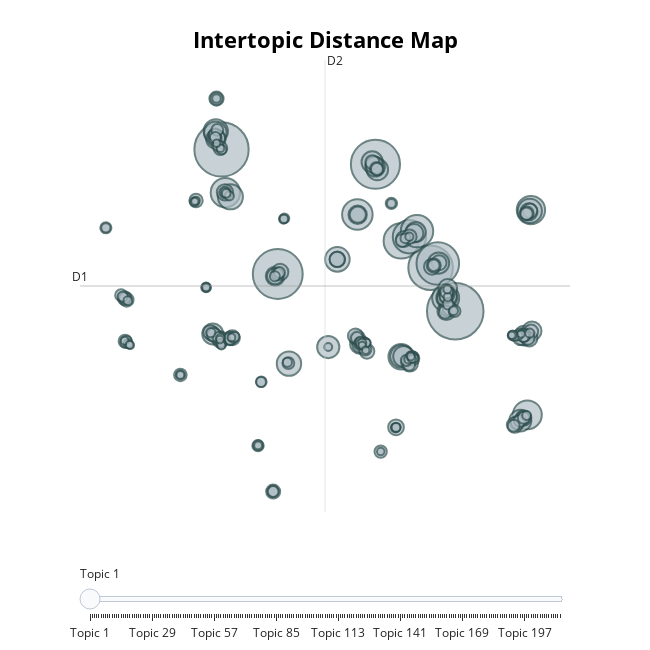

The notebook cell saved with this chart:
### Code cell
topic_model.visualize_topics()

### Figure 1 — Plotly figure (JSON) as saved in the notebook; plotly's stock layout.template omitted (floating-point values rounded to 4 significant figures; data arrays with more than 128 entries replaced by an {"elided": "..."} marker saying what was removed)
{"data": [{"customdata": {"elided": "213x3 mixed values"}, "hovertemplate": "<b>Topic %{customdata[0]}</b><br>Words: %{customdata[1]}<br>Size: %{customdata[2]}", "legendgroup": "", "marker": {"color": "#B0BEC5", "line": {"color": "DarkSlateGrey", "width": 2}, "size": {"elided": "213 int values"}, "sizemode": "area", "sizeref": 0.3563, "symbol": "circle"}, "mode": "markers", "name": "", "orientation": "v", "showlegend": false, "type": "scatter", "x": {"elided": "213 float values"}, "xaxis": "x", "y": {"elided": "213 float values"}, "yaxis": "y"}], "layout": {"annotations": [{"showarrow": false, "text": "D1", "x": -13.52, "y": 5.83, "yshift": 10}, {"showarrow": false, "text": "D2", "x": 3.18, "xshift": 10, "y": 24.71}], "height": 650, "hoverlabel": {"bgcolor": "white", "font": {"family": "Rockwell", "size": 16}}, "legend": {"itemsizing": "constant", "tracegroupgap": 0}, "margin": {"t": 60}, "shapes": [{"line": {"color": "#CFD8DC", "width": 2}, "type": "line", "x0": 3.18, "x1": 3.18, "y0": -13.05, "y1": 24.71}, {"line": {"color": "#9E9E9E", "width": 2}, "type": "line", "x0": -13.52, "x1": 19.88, "y0": 5.83, "y1": 5.83}], "sliders": [{"active": 0, "pad": {"t": 50}, "steps": [{"args": [{"marker.color": {"elided": "1x213 str values"}}], "label": "Topic 1", "method": "update"}, {"args": [{"marker.color": {"elided": "1x213 str values"}}], "label": "Topic 2", "method": "update"}, {"args": [{"marker.color": {"elided": "1x213 str values"}}], "label": "Topic 3", "method": "update"}, {"args": [{"marker.color": {"elided": "1x213 str values"}}], "label": "Topic 4", "method": "update"}, {"args": [{"marker.color": {"elided": "1x213 str values"}}], "label": "Topic 5", "method": "update"}, {"args": [{"marker.color": {"elided": "1x213 str values"}}], "label": "Topic 6", "method": "update"}, {"args": [{"marker.color": {"elided": "1x213 str values"}}], "label": "Topic 7", "method": "update"}, {"args": [{"marker.color": {"elided": "1x213 str values"}}], "label": "Topic 8", "method": "update"}, {"args": [{"marker.color": {"elided": "1x213 str values"}}], "label": "Topic 9", "method": "update"}, {"args": [{"marker.color": {"elided": "1x213 str values"}}], "label": "Topic 10", "method": "update"}, {"args": [{"marker.color": {"elided": "1x213 str values"}}], "label": "Topic 11", "method": "update"}, {"args": [{"marker.color": {"elided": "1x213 str values"}}], "label": "Topic 12", "method": "update"}, {"args": [{"marker.color": {"elided": "1x213 str values"}}], "label": "Topic 13", "method": "update"}, {"args": [{"marker.color": {"elided": "1x213 str values"}}], "label": "Topic 14", "method": "update"}, {"args": [{"marker.color": {"elided": "1x213 str values"}}], "label": "Topic 15", "method": "update"}, {"args": [{"marker.color": {"elided": "1x213 str values"}}], "label": "Topic 16", "method": "update"}, {"args": [{"marker.color": {"elided": "1x213 str values"}}], "label": "Topic 17", "method": "update"}, {"args": [{"marker.color": {"elided": "1x213 str values"}}], "label": "Topic 18", "method": "update"}, {"args": [{"marker.color": {"elided": "1x213 str values"}}], "label": "Topic 19", "method": "update"}, {"args": [{"marker.color": {"elided": "1x213 str values"}}], "label": "Topic 20", "method": "update"}, {"args": [{"marker.color": {"elided": "1x213 str values"}}], "label": "Topic 21", "method": "update"}, {"args": [{"marker.color": {"elided": "1x213 str values"}}], "label": "Topic 22", "method": "update"}, {"args": [{"marker.color": {"elided": "1x213 str values"}}], "label": "Topic 23", "method": "update"}, {"args": [{"marker.color": {"elided": "1x213 str values"}}], "label": "Topic 24", "method": "update"}, {"args": [{"marker.color": {"elided": "1x213 str values"}}], "label": "Topic 25", "method": "update"}, {"args": [{"marker.color": {"elided": "1x213 str values"}}], "label": "Topic 26", "method": "update"}, {"args": [{"marker.color": {"elided": "1x213 str values"}}], "label": "Topic 27", "method": "update"}, {"args": [{"marker.color": {"elided": "1x213 str values"}}], "label": "Topic 28", "method": "update"}, {"args": [{"marker.color": {"elided": "1x213 str values"}}], "label": "Topic 29", "method": "update"}, {"args": [{"marker.color": {"elided": "1x213 str values"}}], "label": "Topic 30", "method": "update"}, {"args": [{"marker.color": {"elided": "1x213 str values"}}], "label": "Topic 31", "method": "update"}, {"args": [{"marker.color": {"elided": "1x213 str values"}}], "label": "Topic 32", "method": "update"}, {"args": [{"marker.color": {"elided": "1x213 str values"}}], "label": "Topic 33", "method": "update"}, {"args": [{"marker.color": {"elided": "1x213 str values"}}], "label": "Topic 34", "method": "update"}, {"args": [{"marker.color": {"elided": "1x213 str values"}}], "label": "Topic 35", "method": "update"}, {"args": [{"marker.color": {"elided": "1x213 str values"}}], "label": "Topic 36", "method": "update"}, {"args": [{"marker.color": {"elided": "1x213 str values"}}], "label": "Topic 37", "method": "update"}, {"args": [{"marker.color": {"elided": "1x213 str values"}}], "label": "Topic 38", "method": "update"}, {"args": [{"marker.color": {"elided": "1x213 str values"}}], "label": "Topic 39", "method": "update"}, {"args": [{"marker.color": {"elided": "1x213 str values"}}], "label": "Topic 40", "method": "update"}, {"args": [{"marker.color": {"elided": "1x213 str values"}}], "label": "Topic 41", "method": "update"}, {"args": [{"marker.color": {"elided": "1x213 str values"}}], "label": "Topic 42", "method": "update"}, {"args": [{"marker.color": {"elided": "1x213 str values"}}], "label": "Topic 43", "method": "update"}, {"args": [{"marker.color": {"elided": "1x213 str values"}}], "label": "Topic 44", "method": "update"}, {"args": [{"marker.color": {"elided": "1x213 str values"}}], "label": "Topic 45", "method": "update"}, {"args": [{"marker.color": {"elided": "1x213 str values"}}], "label": "Topic 46", "method": "update"}, {"args": [{"marker.color": {"elided": "1x213 str values"}}], "label": "Topic 47", "method": "update"}, {"args": [{"marker.color": {"elided": "1x213 str values"}}], "label": "Topic 48", "method": "update"}, {"args": [{"marker.color": {"elided": "1x213 str values"}}], "label": "Topic 49", "method": "update"}, {"args": [{"marker.color": {"elided": "1x213 str values"}}], "label": "Topic 50", "method": "update"}, {"args": [{"marker.color": {"elided": "1x213 str values"}}], "label": "Topic 51", "method": "update"}, {"args": [{"marker.color": {"elided": "1x213 str values"}}], "label": "Topic 52", "method": "update"}, {"args": [{"marker.color": {"elided": "1x213 str values"}}], "label": "Topic 53", "method": "update"}, {"args": [{"marker.color": {"elided": "1x213 str values"}}], "label": "Topic 54", "method": "update"}, {"args": [{"marker.color": {"elided": "1x213 str values"}}], "label": "Topic 55", "method": "update"}, {"args": [{"marker.color": {"elided": "1x213 str values"}}], "label": "Topic 56", "method": "update"}, {"args": [{"marker.color": {"elided": "1x213 str values"}}], "label": "Topic 57", "method": "update"}, {"args": [{"marker.color": {"elided": "1x213 str values"}}], "label": "Topic 58", "method": "update"}, {"args": [{"marker.color": {"elided": "1x213 str values"}}], "label": "Topic 59", "method": "update"}, {"args": [{"marker.color": {"elided": "1x213 str values"}}], "label": "Topic 60", "method": "update"}, {"args": [{"marker.color": {"elided": "1x213 str values"}}], "label": "Topic 61", "method": "update"}, {"args": [{"marker.color": {"elided": "1x213 str values"}}], "label": "Topic 62", "method": "update"}, {"args": [{"marker.color": {"elided": "1x213 str values"}}], "label": "Topic 63", "method": "update"}, {"args": [{"marker.color": {"elided": "1x213 str values"}}], "label": "Topic 64", "method": "update"}, {"args": [{"marker.color": {"elided": "1x213 str values"}}], "label": "Topic 65", "method": "update"}, {"args": [{"marker.color": {"elided": "1x213 str values"}}], "label": "Topic 66", "method": "update"}, {"args": [{"marker.color": {"elided": "1x213 str values"}}], "label": "Topic 67", "method": "update"}, {"args": [{"marker.color": {"elided": "1x213 str values"}}], "label": "Topic 68", "method": "update"}, {"args": [{"marker.color": {"elided": "1x213 str values"}}], "label": "Topic 69", "method": "update"}, {"args": [{"marker.color": {"elided": "1x213 str values"}}], "label": "Topic 70", "method": "update"}, {"args": [{"marker.color": {"elided": "1x213 str values"}}], "label": "Topic 71", "method": "update"}, {"args": [{"marker.color": {"elided": "1x213 str values"}}], "label": "Topic 72", "method": "update"}, {"args": [{"marker.color": {"elided": "1x213 str values"}}], "label": "Topic 73", "method": "update"}, {"args": [{"marker.color": {"elided": "1x213 str values"}}], "label": "Topic 74", "method": "update"}, {"args": [{"marker.color": {"elided": "1x213 str values"}}], "label": "Topic 75", "method": "update"}, {"args": [{"marker.color": {"elided": "1x213 str values"}}], "label": "Topic 76", "method": "update"}, {"args": [{"marker.color": {"elided": "1x213 str values"}}], "label": "Topic 77", "method": "update"}, {"args": [{"marker.color": {"elided": "1x213 str values"}}], "label": "Topic 78", "method": "update"}, {"args": [{"marker.color": {"elided": "1x213 str values"}}], "label": "Topic 79", "method": "update"}, {"args": [{"marker.color": {"elided": "1x213 str values"}}], "label": "Topic 80", "method": "update"}, {"args": [{"marker.color": {"elided": "1x213 str values"}}], "label": "Topic 81", "method": "update"}, {"args": [{"marker.color": {"elided": "1x213 str values"}}], "label": "Topic 82", "method": "update"}, {"args": [{"marker.color": {"elided": "1x213 str values"}}], "label": "Topic 83", "method": "update"}, {"args": [{"marker.color": {"elided": "1x213 str values"}}], "label": "Topic 84", "method": "update"}, {"args": [{"marker.color": {"elided": "1x213 str values"}}], "label": "Topic 85", "method": "update"}, {"args": [{"marker.color": {"elided": "1x213 str values"}}], "label": "Topic 86", "method": "update"}, {"args": [{"marker.color": {"elided": "1x213 str values"}}], "label": "Topic 87", "method": "update"}, {"args": [{"marker.color": {"elided": "1x213 str values"}}], "label": "Topic 88", "method": "update"}, {"args": [{"marker.color": {"elided": "1x213 str values"}}], "label": "Topic 89", "method": "update"}, {"args": [{"marker.color": {"elided": "1x213 str values"}}], "label": "Topic 90", "method": "update"}, {"args": [{"marker.color": {"elided": "1x213 str values"}}], "label": "Topic 91", "method": "update"}, {"args": [{"marker.color": {"elided": "1x213 str values"}}], "label": "Topic 92", "method": "update"}, {"args": [{"marker.color": {"elided": "1x213 str values"}}], "label": "Topic 93", "method": "update"}, {"args": [{"marker.color": {"elided": "1x213 str values"}}], "label": "Topic 94", "method": "update"}, {"args": [{"marker.color": {"elided": "1x213 str values"}}], "label": "Topic 95", "method": "update"}, {"args": [{"marker.color": {"elided": "1x213 str values"}}], "label": "Topic 96", "method": "update"}, {"args": [{"marker.color": {"elided": "1x213 str values"}}], "label": "Topic 97", "method": "update"}, {"args": [{"marker.color": {"elided": "1x213 str values"}}], "label": "Topic 98", "method": "update"}, {"args": [{"marker.color": {"elided": "1x213 str values"}}], "label": "Topic 99", "method": "update"}, {"args": [{"marker.color": {"elided": "1x213 str values"}}], "label": "Topic 100", "method": "update"}, {"args": [{"marker.color": {"elided": "1x213 str values"}}], "label": "Topic 101", "method": "update"}, {"args": [{"marker.color": {"elided": "1x213 str values"}}], "label": "Topic 102", "method": "update"}, {"args": [{"marker.color": {"elided": "1x213 str values"}}], "label": "Topic 103", "method": "update"}, {"args": [{"marker.color": {"elided": "1x213 str values"}}], "label": "Topic 104", "method": "update"}, {"args": [{"marker.color": {"elided": "1x213 str values"}}], "label": "Topic 105", "method": "update"}, {"args": [{"marker.color": {"elided": "1x213 str values"}}], "label": "Topic 106", "method": "update"}, {"args": [{"marker.color": {"elided": "1x213 str values"}}], "label": "Topic 107", "method": "update"}, {"args": [{"marker.color": {"elided": "1x213 str values"}}], "label": "Topic 108", "method": "update"}, {"args": [{"marker.color": {"elided": "1x213 str values"}}], "label": "Topic 109", "method": "update"}, {"args": [{"marker.color": {"elided": "1x213 str values"}}], "label": "Topic 110", "method": "update"}, {"args": [{"marker.color": {"elided": "1x213 str values"}}], "label": "Topic 111", "method": "update"}, {"args": [{"marker.color": {"elided": "1x213 str values"}}], "label": "Topic 112", "method": "update"}, {"args": [{"marker.color": {"elided": "1x213 str values"}}], "label": "Topic 113", "method": "update"}, {"args": [{"marker.color": {"elided": "1x213 str values"}}], "label": "Topic 114", "method": "update"}, {"args": [{"marker.color": {"elided": "1x213 str values"}}], "label": "Topic 115", "method": "update"}, {"args": [{"marker.color": {"elided": "1x213 str values"}}], "label": "Topic 116", "method": "update"}, {"args": [{"marker.color": {"elided": "1x213 str values"}}], "label": "Topic 117", "method": "update"}, {"args": [{"marker.color": {"elided": "1x213 str values"}}], "label": "Topic 118", "method": "update"}, {"args": [{"marker.color": {"elided": "1x213 str values"}}], "label": "Topic 119", "method": "update"}, {"args": [{"marker.color": {"elided": "1x213 str values"}}], "label": "Topic 120", "method": "update"}, {"args": [{"marker.color": {"elided": "1x213 str values"}}], "label": "Topic 121", "method": "update"}, {"args": [{"marker.color": {"elided": "1x213 str values"}}], "label": "Topic 122", "method": "update"}, {"args": [{"marker.color": {"elided": "1x213 str values"}}], "label": "Topic 123", "method": "update"}, {"args": [{"marker.color": {"elided": "1x213 str values"}}], "label": "Topic 124", "method": "update"}, {"args": [{"marker.color": {"elided": "1x213 str values"}}], "label": "Topic 125", "method": "update"}, {"args": [{"marker.color": {"elided": "1x213 str values"}}], "label": "Topic 126", "method": "update"}, {"args": [{"marker.color": {"elided": "1x213 str values"}}], "label": "Topic 127", "method": "update"}, {"args": [{"marker.color": {"elided": "1x213 str values"}}], "label": "Topic 128", "method": "update"}, {"args": [{"marker.color": {"elided": "1x213 str values"}}], "label": "Topic 129", "method": "update"}, {"args": [{"marker.color": {"elided": "1x213 str values"}}], "label": "Topic 130", "method": "update"}, {"args": [{"marker.color": {"elided": "1x213 str values"}}], "label": "Topic 131", "method": "update"}, {"args": [{"marker.color": {"elided": "1x213 str values"}}], "label": "Topic 132", "method": "update"}, {"args": [{"marker.color": {"elided": "1x213 str values"}}], "label": "Topic 133", "method": "update"}, {"args": [{"marker.color": {"elided": "1x213 str values"}}], "label": "Topic 134", "method": "update"}, {"args": [{"marker.color": {"elided": "1x213 str values"}}], "label": "Topic 135", "method": "update"}, {"args": [{"marker.color": {"elided": "1x213 str values"}}], "label": "Topic 136", "method": "update"}, {"args": [{"marker.color": {"elided": "1x213 str values"}}], "label": "Topic 137", "method": "update"}, {"args": [{"marker.color": {"elided": "1x213 str values"}}], "label": "Topic 138", "method": "update"}, {"args": [{"marker.color": {"elided": "1x213 str values"}}], "label": "Topic 139", "method": "update"}, {"args": [{"marker.color": {"elided": "1x213 str values"}}], "label": "Topic 140", "method": "update"}, {"args": [{"marker.color": {"elided": "1x213 str values"}}], "label": "Topic 141", "method": "update"}, {"args": [{"marker.color": {"elided": "1x213 str values"}}], "label": "Topic 142", "method": "update"}, {"args": [{"marker.color": {"elided": "1x213 str values"}}], "label": "Topic 143", "method": "update"}, {"args": [{"marker.color": {"elided": "1x213 str values"}}], "label": "Topic 144", "method": "update"}, {"args": [{"marker.color": {"elided": "1x213 str values"}}], "label": "Topic 145", "method": "update"}, {"args": [{"marker.color": {"elided": "1x213 str values"}}], "label": "Topic 146", "method": "update"}, {"args": [{"marker.color": {"elided": "1x213 str values"}}], "label": "Topic 147", "method": "update"}, {"args": [{"marker.color": {"elided": "1x213 str values"}}], "label": "Topic 148", "method": "update"}, {"args": [{"marker.color": {"elided": "1x213 str values"}}], "label": "Topic 149", "method": "update"}, {"args": [{"marker.color": {"elided": "1x213 str values"}}], "label": "Topic 150", "method": "update"}, {"args": [{"marker.color": {"elided": "1x213 str values"}}], "label": "Topic 151", "method": "update"}, {"args": [{"marker.color": {"elided": "1x213 str values"}}], "label": "Topic 152", "method": "update"}, {"args": [{"marker.color": {"elided": "1x213 str values"}}], "label": "Topic 153", "method": "update"}, {"args": [{"marker.color": {"elided": "1x213 str values"}}], "label": "Topic 154", "method": "update"}, {"args": [{"marker.color": {"elided": "1x213 str values"}}], "label": "Topic 155", "method": "update"}, {"args": [{"marker.color": {"elided": "1x213 str values"}}], "label": "Topic 156", "method": "update"}, {"args": [{"marker.color": {"elided": "1x213 str values"}}], "label": "Topic 157", "method": "update"}, {"args": [{"marker.color": {"elided": "1x213 str values"}}], "label": "Topic 158", "method": "update"}, {"args": [{"marker.color": {"elided": "1x213 str values"}}], "label": "Topic 159", "method": "update"}, {"args": [{"marker.color": {"elided": "1x213 str values"}}], "label": "Topic 160", "method": "update"}, {"args": [{"marker.color": {"elided": "1x213 str values"}}], "label": "Topic 161", "method": "update"}, {"args": [{"marker.color": {"elided": "1x213 str values"}}], "label": "Topic 162", "method": "update"}, {"args": [{"marker.color": {"elided": "1x213 str values"}}], "label": "Topic 163", "method": "update"}, {"args": [{"marker.color": {"elided": "1x213 str values"}}], "label": "Topic 164", "method": "update"}, {"args": [{"marker.color": {"elided": "1x213 str values"}}], "label": "Topic 165", "method": "update"}, {"args": [{"marker.color": {"elided": "1x213 str values"}}], "label": "Topic 166", "method": "update"}, {"args": [{"marker.color": {"elided": "1x213 str values"}}], "label": "Topic 167", "method": "update"}, {"args": [{"marker.color": {"elided": "1x213 str values"}}], "label": "Topic 168", "method": "update"}, {"args": [{"marker.color": {"elided": "1x213 str values"}}], "label": "Topic 169", "method": "update"}, {"args": [{"marker.color": {"elided": "1x213 str values"}}], "label": "Topic 170", "method": "update"}, {"args": [{"marker.color": {"elided": "1x213 str values"}}], "label": "Topic 171", "method": "update"}, {"args": [{"marker.color": {"elided": "1x213 str values"}}], "label": "Topic 172", "method": "update"}, {"args": [{"marker.color": {"elided": "1x213 str values"}}], "label": "Topic 173", "method": "update"}, {"args": [{"marker.color": {"elided": "1x213 str values"}}], "label": "Topic 174", "method": "update"}, {"args": [{"marker.color": {"elided": "1x213 str values"}}], "label": "Topic 175", "method": "update"}, {"args": [{"marker.color": {"elided": "1x213 str values"}}], "label": "Topic 176", "method": "update"}, {"args": [{"marker.color": {"elided": "1x213 str values"}}], "label": "Topic 177", "method": "update"}, {"args": [{"marker.color": {"elided": "1x213 str values"}}], "label": "Topic 178", "method": "update"}, {"args": [{"marker.color": {"elided": "1x213 str values"}}], "label": "Topic 179", "method": "update"}, {"args": [{"marker.color": {"elided": "1x213 str values"}}], "label": "Topic 180", "method": "update"}, {"args": [{"marker.color": {"elided": "1x213 str values"}}], "label": "Topic 181", "method": "update"}, {"args": [{"marker.color": {"elided": "1x213 str values"}}], "label": "Topic 182", "method": "update"}, {"args": [{"marker.color": {"elided": "1x213 str values"}}], "label": "Topic 183", "method": "update"}, {"args": [{"marker.color": {"elided": "1x213 str values"}}], "label": "Topic 184", "method": "update"}, {"args": [{"marker.color": {"elided": "1x213 str values"}}], "label": "Topic 185", "method": "update"}, {"args": [{"marker.color": {"elided": "1x213 str values"}}], "label": "Topic 186", "method": "update"}, {"args": [{"marker.color": {"elided": "1x213 str values"}}], "label": "Topic 187", "method": "update"}, {"args": [{"marker.color": {"elided": "1x213 str values"}}], "label": "Topic 188", "method": "update"}, {"args": [{"marker.color": {"elided": "1x213 str values"}}], "label": "Topic 189", "method": "update"}, {"args": [{"marker.color": {"elided": "1x213 str values"}}], "label": "Topic 190", "method": "update"}, {"args": [{"marker.color": {"elided": "1x213 str values"}}], "label": "Topic 191", "method": "update"}, {"args": [{"marker.color": {"elided": "1x213 str values"}}], "label": "Topic 192", "method": "update"}, {"args": [{"marker.color": {"elided": "1x213 str values"}}], "label": "Topic 193", "method": "update"}, {"args": [{"marker.color": {"elided": "1x213 str values"}}], "label": "Topic 194", "method": "update"}, {"args": [{"marker.color": {"elided": "1x213 str values"}}], "label": "Topic 195", "method": "update"}, {"args": [{"marker.color": {"elided": "1x213 str values"}}], "label": "Topic 196", "method": "update"}, {"args": [{"marker.color": {"elided": "1x213 str values"}}], "label": "Topic 197", "method": "update"}, {"args": [{"marker.color": {"elided": "1x213 str values"}}], "label": "Topic 198", "method": "update"}, {"args": [{"marker.color": {"elided": "1x213 str values"}}], "label": "Topic 199", "method": "update"}, {"args": [{"marker.color": {"elided": "1x213 str values"}}], "label": "Topic 200", "method": "update"}, {"args": [{"marker.color": {"elided": "1x213 str values"}}], "label": "Topic 201", "method": "update"}, {"args": [{"marker.color": {"elided": "1x213 str values"}}], "label": "Topic 202", "method": "update"}, {"args": [{"marker.color": {"elided": "1x213 str values"}}], "label": "Topic 203", "method": "update"}, {"args": [{"marker.color": {"elided": "1x213 str values"}}], "label": "Topic 204", "method": "update"}, {"args": [{"marker.color": {"elided": "1x213 str values"}}], "label": "Topic 205", "method": "update"}, {"args": [{"marker.color": {"elided": "1x213 str values"}}], "label": "Topic 206", "method": "update"}, {"args": [{"marker.color": {"elided": "1x213 str values"}}], "label": "Topic 207", "method": "update"}, {"args": [{"marker.color": {"elided": "1x213 str values"}}], "label": "Topic 208", "method": "update"}, {"args": [{"marker.color": {"elided": "1x213 str values"}}], "label": "Topic 209", "method": "update"}, {"args": [{"marker.color": {"elided": "1x213 str values"}}], "label": "Topic 210", "method": "update"}, {"args": [{"marker.color": {"elided": "1x213 str values"}}], "label": "Topic 211", "method": "update"}, {"args": [{"marker.color": {"elided": "1x213 str values"}}], "label": "Topic 212", "method": "update"}, {"args": [{"marker.color": {"elided": "1x213 str values"}}], "label": "Topic 213", "method": "update"}]}], "title": {"font": {"color": "Black", "size": 22}, "text": "<b>Intertopic Distance Map", "x": 0.5, "xanchor": "center", "y": 0.95, "yanchor": "top"}, "width": 650, "xaxis": {"anchor": "y", "domain": [0, 1], "range": [-13.52, 19.88], "title": {"text": ""}, "visible": false}, "yaxis": {"anchor": "x", "domain": [0, 1], "range": [-13.05, 24.71], "title": {"text": ""}, "visible": false}}}
